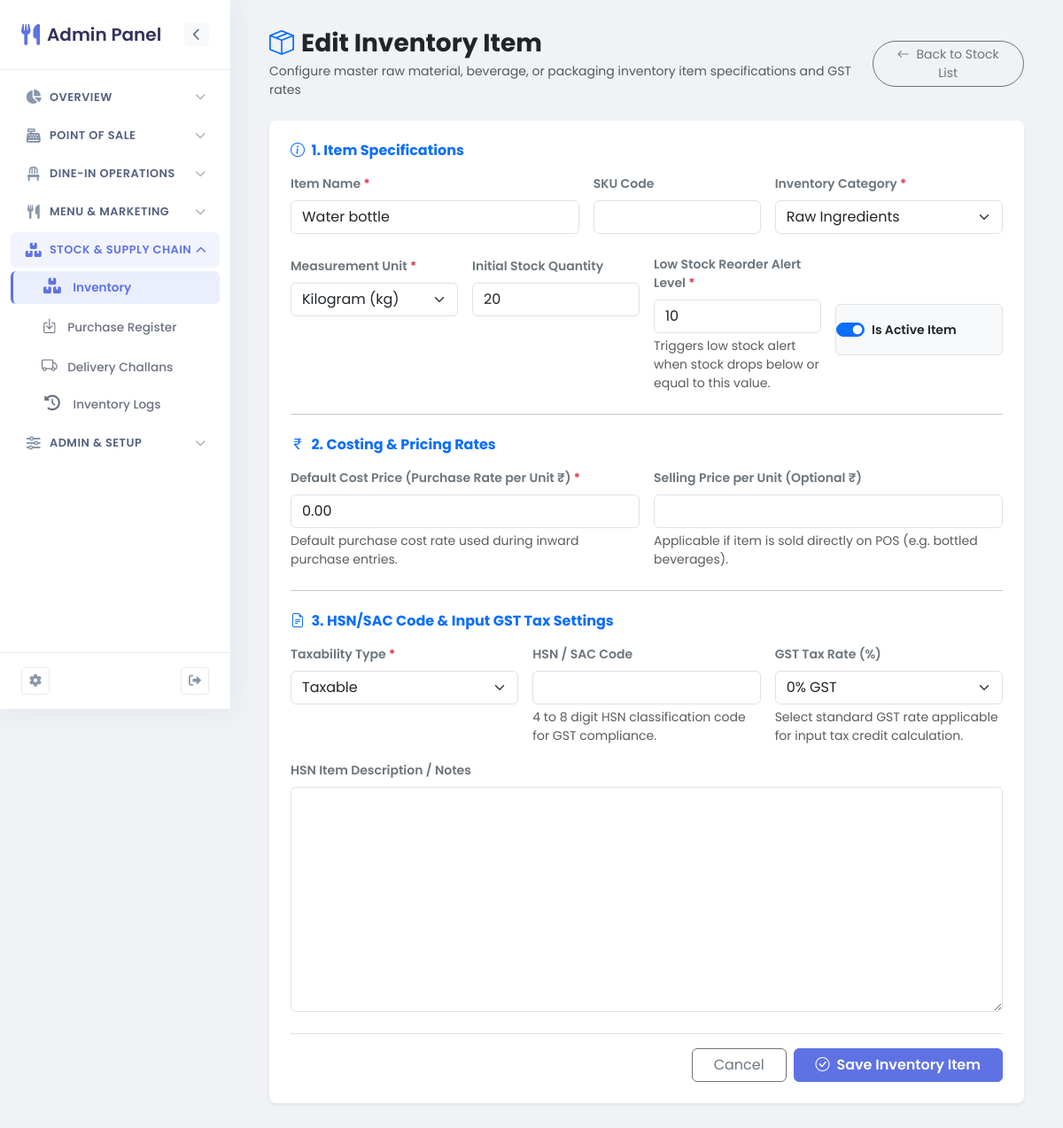
The app's page /dashboard/itc-jaipur/inventory/3/edit/ (signed in) with its own data.
### core/models.py (models this page shows, shortened)
class InventoryItem(models.Model):
    class CategoryChoices(models.TextChoices):
        RAW_INGREDIENTS = 'raw_ingredients', _('Raw Ingredients')
        BEVERAGES = 'beverages', _('Beverages')
        PACKAGING = 'packaging', _('Packaging & Tissue')
        BAR_STOCK = 'bar_stock', _('Bar Stock')
    class UnitChoices(models.TextChoices):
        KG = 'kg', _('Kilogram (kg)')
        GM = 'gm', _('Gram (gm)')
        LITRE = 'litre', _('Litre (L)')
        ML = 'ml', _('Millilitre (ml)')
        PIECE = 'piece', _('Piece')
        PACK = 'pack', _('Pack')
        BOX = 'box', _('Box')
        CRATE = 'crate', _('Crate')
        BOTTLE = 'bottle', _('Bottle')
    class TaxabilityType(models.TextChoices):
        TAXABLE = 'taxable', _('Taxable')
        EXEMPTED = 'exempted', _('Exempted')
        NIL_RATED = 'nil_rated', _('Nil Rated')
        NON_GST_EXCISE = 'non_gst_excise', _('Non-GST / Excise')
    name = models.CharField(max_length=150)
    sku = models.CharField(max_length=100, blank=True)
    category = models.CharField(
        max_length=50,
        default=CategoryChoices.RAW_INGREDIENTS,
        blank=True
    )
    unit = models.CharField(max_length=50, blank=True)
    quantity = models.IntegerField(default=0)
    reorder_level = models.IntegerField(default=5)
    cost_price = models.DecimalField(max_digits=10, decimal_places=2, default=0.00)
    price_per_unit = models.DecimalField(max_digits=10, decimal_places=2, null=True, blank=True)
    selling_price = models.DecimalField(max_digits=10, decimal_places=2, null=True, blank=True)
    taxability_type = models.CharField(
        max_length=20,
        choices=TaxabilityType.choices,
        default=TaxabilityType.TAXABLE
    )
    hsn_sac_code = models.CharField(max_length=20, blank=True, null=True)
    gst_rate = models.DecimalField(max_digits=5, decimal_places=2, default=0.00)
    hsn_description = models.TextField(blank=True, null=True)
    is_active = models.BooleanField(default=True)
    restaurant = models.ForeignKey('super_admin.Restaurant', on_delete=models.CASCADE, related_name='inventory_items', null=True, blank=True)
    branch = models.ForeignKey('super_admin.RestaurantBranch', on_delete=models.CASCADE, null=True, blank=True, related_name='inventory_items')
    internal_branch = models.ForeignKey('Branch', on_delete=models.SET_NULL, null=True, blank=True, related_name='inventory_items')
    created_at = models.DateTimeField(auto_now_add=True)
    updated_at = models.DateTimeField(auto_now=True)
    class Meta:
        ordering = ['name']
        unique_together = ['name', 'restaurant']

### restaurant_admin/views.py (the view)
# urls.py: path('inventory/<int:pk>/edit/', views.inventory_edit, name='inventory_edit'),
@login_required
@user_passes_test(is_admin)
def inventory_edit(request, pk, restaurant_slug=None):
    try:
        restaurant = request.user.restaurant_profile.restaurant
    except RestaurantUser.DoesNotExist:
        from django.http import HttpResponseForbidden
        return HttpResponseForbidden("No restaurant associated with this account.")
    item = get_object_or_404(InventoryItem, pk=pk, restaurant=restaurant)
    if request.method == 'POST':
        old_quantity = item.quantity or 0
        form = InventoryItemForm(request.POST, instance=item, restaurant=restaurant)
        if form.is_valid():
            item = form.save()
            new_quantity = item.quantity or 0
            if old_quantity != new_quantity:
                delta = new_quantity - old_quantity
                InventoryTransaction.objects.create(
                    inventory_item=item,
                    transaction_type=InventoryTransaction.TransactionType.MANUAL,
                    delta=delta,
                    performed_by=request.user
                )
            messages.success(request, 'Inventory item updated successfully!')
            return redirect('restaurant_admin:inventory_list', restaurant_slug=restaurant.slug)
        else:
            messages.error(request, 'Please correct the errors below.')
    else:
        form = InventoryItemForm(instance=item, restaurant=restaurant)
    return render(request, 'restaurant_admin/inventory/form.html', {
        'form': form,
        'title': 'Edit Inventory Item',
        'active_menu': 'inventory',
        'restaurant': restaurant,
    })

### restaurant_admin/views.py (called while the page is built)
def is_admin(user):
    return user.is_authenticated and user.is_staff

### restaurant_admin/templates/restaurant_admin/inventory/form.html (shortened to what this page needs)
{% extends 'restaurant_admin/base.html' %}
{% block content %}
<div class="container-fluid">
  <div class="d-flex justify-content-between align-items-center mb-4">
    <div>
      <h3 class="mb-1 text-dark fw-bold"><i class="bi bi-box-seam text-primary me-2"></i>{{ title }}</h3>
      <p class="text-muted small mb-0">Configure master raw material, beverage, or packaging inventory item specifications and GST rates</p>
    </div>
    <a href="{% url 'restaurant_admin:inventory_list' restaurant_slug=restaurant.slug %}" class="btn btn-outline-secondary btn-sm rounded-pill px-3">
      <i class="bi bi-arrow-left me-1"></i> Back to Stock List
    </a>
  </div>
  <div class="card border-0 shadow-sm rounded-3">
    <div class="card-body p-4">
      <form method="post" novalidate>
        <h6 class="fw-bold text-primary mb-3"><i class="bi bi-info-circle me-1"></i> 1. Item Specifications</h6>
        <div class="row g-3 mb-4">
          <div class="col-md-5">
            <label class="form-label fw-semibold text-secondary small">Item Name <span class="text-danger">*</span></label>
            {{ form.name }}
          </div>
          <div class="col-md-3">
            <label class="form-label fw-semibold text-secondary small">SKU Code</label>
            {{ form.sku }}
          </div>
          <div class="col-md-4">
            <label class="form-label fw-semibold text-secondary small">Inventory Category <span class="text-danger">*</span></label>
            {{ form.category }}
          </div>
        </div>
        <div class="row g-3 mb-4">
          <div class="col-md-3">
            <label class="form-label fw-semibold text-secondary small">Measurement Unit <span class="text-danger">*</span></label>
            {{ form.unit }}
          </div>
          <div class="col-md-3">
            <label class="form-label fw-semibold text-secondary small">Initial Stock Quantity</label>
            {{ form.quantity }}
          </div>
          <div class="col-md-3">
            <label class="form-label fw-semibold text-secondary small">Low Stock Reorder Alert Level <span class="text-danger">*</span></label>
            {{ form.reorder_level }}
            <div class="form-text fs-8 text-muted">Triggers low stock alert when stock drops below or equal to this value.</div>
          </div>
          <div class="col-md-3 d-flex align-items-center pt-3">
            <div class="form-check form-switch bg-light p-3 rounded border w-100">
              <div class="ms-4">
                {{ form.is_active }}
                <label class="form-check-label fw-semibold small" for="{{ form.is_active.id_for_label }}">Is Active Item</label>
              </div>
            </div>
          </div>
        </div>
        <hr class="my-4">
        <h6 class="fw-bold text-primary mb-3"><i class="bi bi-currency-rupee me-1"></i> 2. Costing & Pricing Rates</h6>
        <div class="row g-3 mb-4">
          <div class="col-md-6">
            <label class="form-label fw-semibold text-secondary small">Default Cost Price (Purchase Rate per Unit ₹) <span class="text-danger">*</span></label>
            {{ form.cost_price }}
            <div class="form-text fs-8 text-muted">Default purchase cost rate used during inward purchase entries.</div>
          </div>
          <div class="col-md-6">
            <label class="form-label fw-semibold text-secondary small">Selling Price per Unit (Optional ₹)</label>
            {{ form.selling_price }}
            <div class="form-text fs-8 text-muted">Applicable if item is sold directly on POS (e.g. bottled beverages).</div>
          </div>
        </div>
        <hr class="my-4">
        <h6 class="fw-bold text-primary mb-3"><i class="bi bi-file-earmark-text me-1"></i> 3. HSN/SAC Code & Input GST Tax Settings</h6>
        <div class="row g-3 mb-3">
          <div class="col-md-4">
            <label class="form-label fw-semibold text-secondary small">Taxability Type <span class="text-danger">*</span></label>
            {{ form.taxability_type }}
          </div>
          <div class="col-md-4">
            <label class="form-label fw-semibold text-secondary small">HSN / SAC Code</label>
            {{ form.hsn_sac_code }}
            <div class="form-text fs-8 text-muted">4 to 8 digit HSN classification code for GST compliance.</div>
          </div>
          <div class="col-md-4">
            <label class="form-label fw-semibold text-secondary small">GST Tax Rate (%)</label>
            {{ form.gst_rate }}
            <div class="form-text fs-8 text-muted">Select standard GST rate applicable for input tax credit calculation.</div>
          </div>
        </div>
        <div class="mb-4">
          <label class="form-label fw-semibold text-secondary small">HSN Item Description / Notes</label>
          {{ form.hsn_description }}
        </div>
        <div class="d-flex justify-content-end gap-2 pt-3 border-top">
          <a href="{% url 'restaurant_admin:inventory_list' restaurant_slug=restaurant.slug %}" class="btn btn-outline-secondary px-4">Cancel</a>
          <button type="submit" class="btn btn-primary px-4 fw-semibold"><i class="bi bi-check-circle me-1"></i> Save Inventory Item</button>
        </div>
      </form>
    </div>
  </div>
</div>
{% endblock %}

### restaurant_admin/templates/restaurant_admin/base.html (style rules this page uses)
:root { --primary: #5E72E4; --secondary: #2DCE89; --info: #11CDEF; --warning: #FB6340; --dark: #32325D; --light: #F8F9FE; --sidebar-width: 260px; --sidebar-collapsed-width: 75px; }
body { font-family: 'Poppins', sans-serif; background-color: #F0F2F5; color: #525F7F; }
.card { border: none; border-radius: 0.5rem; box-shadow: 0 0 2rem 0 rgba(136, 152, 170, 0.1); margin-bottom: 1.5rem; transition: transform 0.3s ease, box-shadow 0.3s ease; }
.btn-primary { background-color: var(--primary); border-color: var(--primary); }

### records on screen
InventoryItem: name "Water bottle", category "Raw Ingredients", unit "Kilogram (kg)", quantity "20", reorder_level "10", is_active "☑", cost_price "0.00", taxability_type "Taxable", gst_rate "0% GST"

### other values on screen
{{ title }} "Edit Inventory Item"
